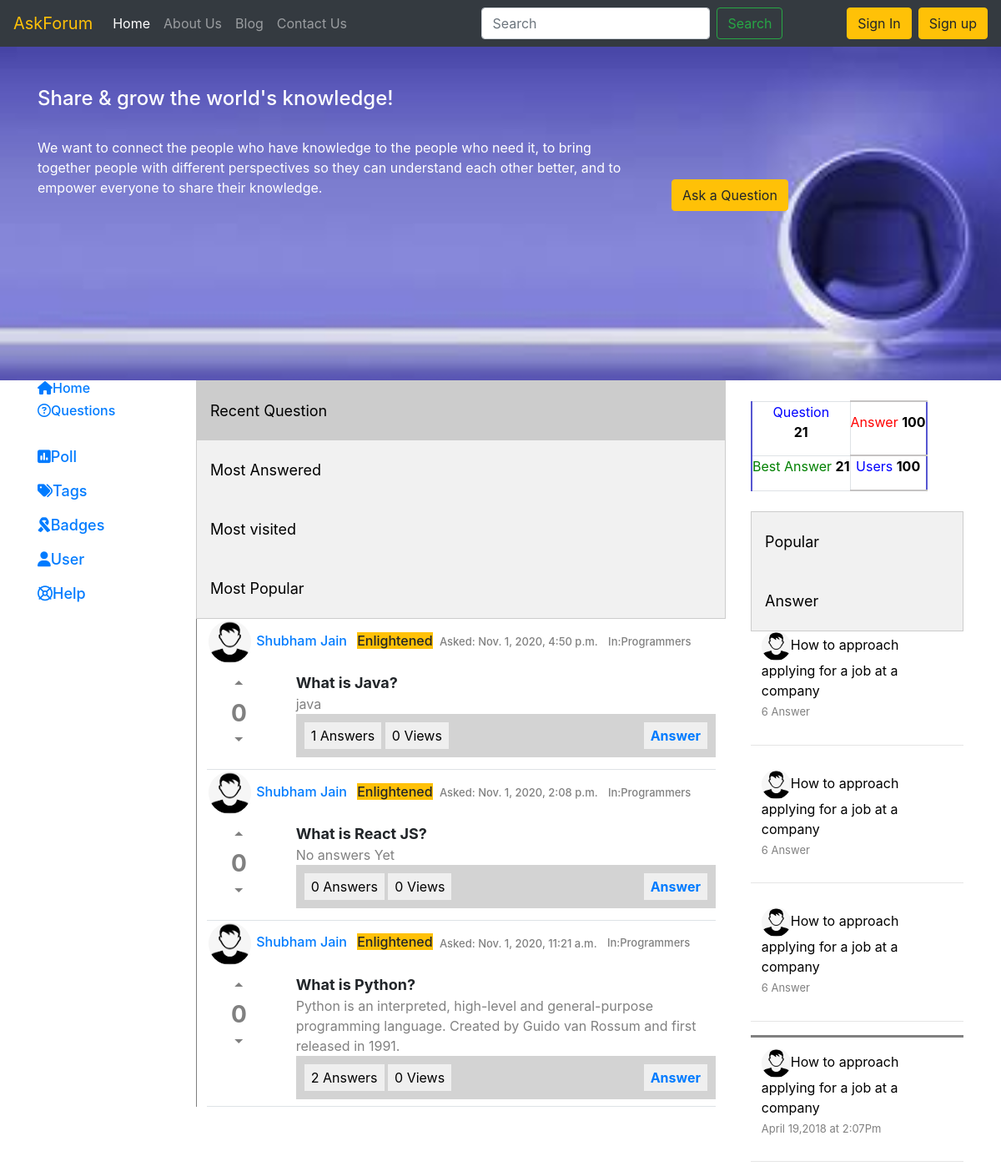
The app's page / (upper part), older data.
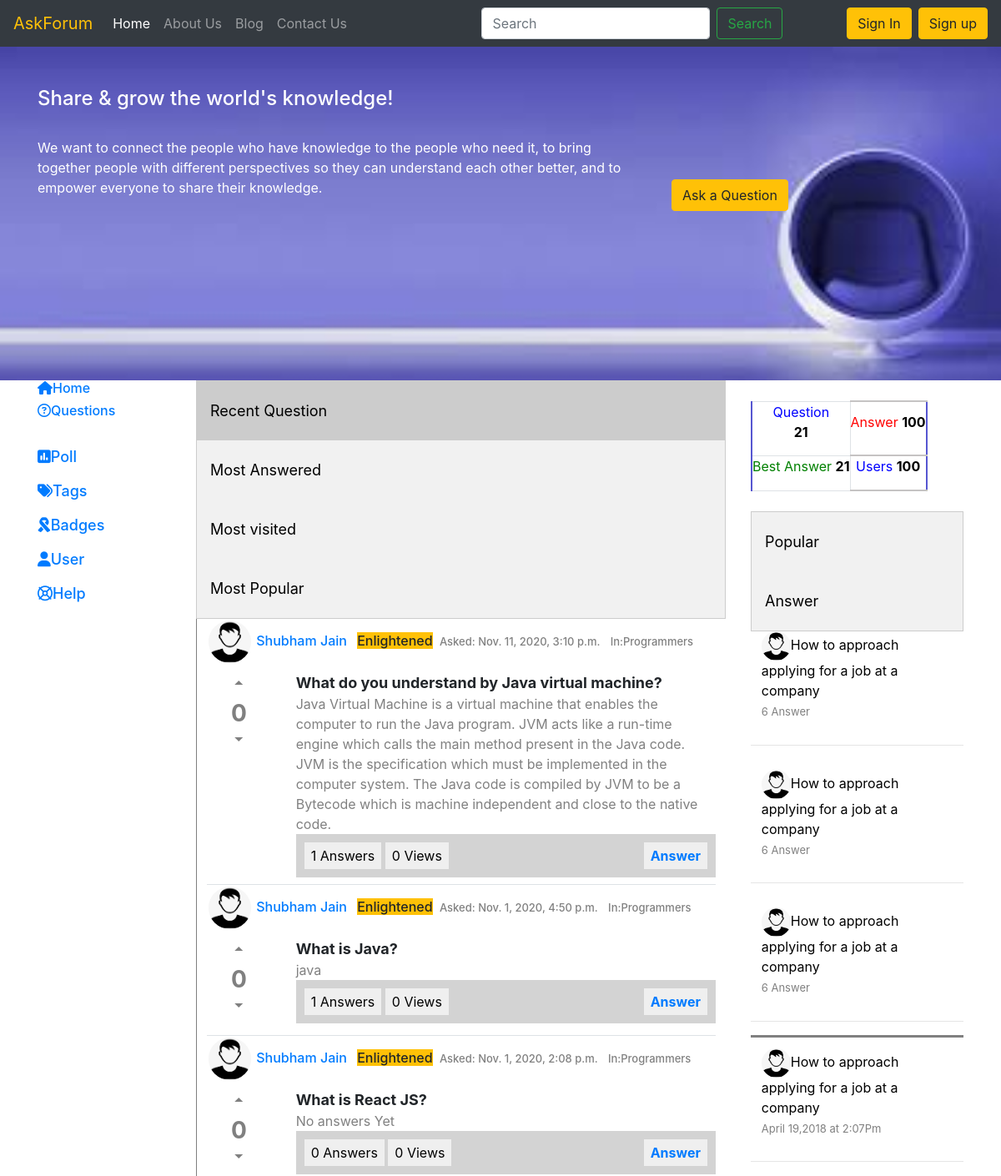
The same page, newer data.
### App/models.py (models this page shows, shortened)
class Questions(models.Model):
	questionId = models.UUIDField(default=uuid.uuid4, editable=True, unique=True)
	question = models.TextField()
	totalVotes = models.IntegerField(default=0,blank=True)
	date = models.DateTimeField(auto_now_add=True, blank=True)
	Views = models.IntegerField(default=0)
	User = models.ForeignKey(UserDetail,on_delete=models.CASCADE,related_name='userinfo')

class UserDetail(models.Model):
	UserId = models.CharField(max_length=50,default='',blank=True)
	FirstName = models.CharField(max_length=50,default='',blank=True)
	LastName = models.CharField(max_length=50,default='',blank=True)
	Phone = models.CharField(max_length=10,default='',blank=True)
	Password = models.CharField(max_length=100,default='',blank=True)
	Email = models.EmailField(blank=True)
	SecurityQuestion = models.CharField(max_length=150,default='',blank=True)
	SecurityAnswer = models.CharField(max_length=500,default='',blank=True)
	profilePic = models.ImageField(upload_to='media', default='media/user.png')
	Score = models.IntegerField(default=0)
	MALE = 'M'
	FEMALE = 'F'
	OTHER = 'O'
	GENDER_CHOICES = [
	    (MALE, 'Male'),
	    (FEMALE, 'Female'),
	    (OTHER, 'Other')
	    ]
	Gender = models.CharField(max_length=1,default='',choices=GENDER_CHOICES)

class Answers(models.Model):
	answerId = models.CharField(max_length=100,default='', unique=True)
	question = models.ForeignKey(Questions,on_delete=models.CASCADE)
	answer = models.TextField(blank=True)
	totalVotes = models.IntegerField(blank=True)
	date = models.DateTimeField(auto_now_add=True, blank=True)
	User = models.CharField(max_length=50,blank=True,default='')

### App/views.py (the view)
# urls.py: path('', views.index, name='index'),
def index(request):
	recentQuestions = Questions.objects.all().order_by('-date')
	Ans = []
	for qid in recentQuestions:
		allAnswers = Answers.objects.filter(question=qid)
		Ans.append(allAnswers)
	if request.session.has_key('user'):
		user = request.session['user']
		params = {'userloggedIn':user,'AllQuestions':zip(recentQuestions,Ans),'class_':'recent',}
	else:
		params = {'AllQuestions':zip(recentQuestions,Ans),'class_':'recent'}
	return render(request, "index.html", params)

### App/templates/index.html (shortened to what this page needs)
{% extends 'base.html' %}
{% load static %}
{% block body %}
    <div class="container">
        <div class="row">
            <div class="col-lg-2 col-md-2 col-sm-12 col-12">
                <a href="/" class="leftSideDivOpt">
                    <h6><i class="fas fa-home"></i>Home</h6>
                </a>
                <a href="#" class="leftSideDivOpt">
                    <h6>
                        <i class="far fa-question-circle"></i>Questions</h6>
                </a>
                <br>
                <a href="#" class="leftSideDivOpt">
                    <h6><i class="fas fa-poll"></i>Poll
                </a>
                <br><br>
                <a href="#" class="leftSideDivOpt">
                    <h6><i class="fas fa-tags"></i>Tags
                </a><br><br>
                <a href="#" class="leftSideDivOpt">
                    <h6><i class="fas fa-ribbon"></i>Badges
                </a><br><br>
                <a href="#" class="leftSideDivOpt">
                    <h6><i class="fas fa-user"></i>User
                </a><br><br>
                <a href="#" class="leftSideDivOpt">
                    <h6><i class="far fa-life-ring"></i>Help
                </a><br><br>
            </div>
            <div class="col-lg-7 col-md-7 col-sm-12 col-12">
                <div class="tab">
                    <a href="/recent/"><button class="tablinks {% if class_ == 'recent' %} active {% endif %}">Recent Question</button></a>
                    <a href="/mostAnswered/"><button class="tablinks {% if class_ == 'mostAnswered' %} active {% endif %}">Most Answered</button></a>
                    <a href="/mostVisited/"><button class="tablinks {% if class_ == 'mostVisited' %} active {% endif %}">Most visited</button></a>
                    <a href="/mostPopular/"><button class="tablinks {% if class_ == 'mostPopular' %} active {% endif %}">Most Popular</button></a>
                </div>
                <div id="Recent_Question" class="tabcontent" style="display: block;">
                    {% for question, Answers in AllQuestions %}
                    <div class="border-bottom pb-2">
                        <h6>
                            <img src="{{question.User.profilePic.url}}" class="midprofile">
                            <a href="/profile/{{question.User.UserId}}">
                            <span class="mr-2">{{question.User.FirstName}} {{question.User.LastName}}</span>
                            </a>
                            <span class="mr-1 btn-warning">Enlightened</span>
                            <span style="color:grey;font-size:small;">Asked:<span> {{question.date}}</span></span>
                            <span style="color:grey;font-size:small;" class="ml-2">In:<span>Programmers</span></span>
                            <br>
                        </h6>
                        <div class="row">
                            <div class="col-lg-2 col-md-2 col-sm-2 col-2">
                                <center>
                                    <h3 style="cursor: pointer;color:grey;font-weight: bolder;">
                                        <span onclick="votes('up--{{question.questionId}}')" data-href="{{question.questionId}}"
                                            class="material-icons" onclick="">
                                        </span><br>
                                        <span id="{{question.questionId}}">{{question.totalVotes}}</span><br>
                                        <span class="material-icons" onclick="votes('down--{{question.questionId}}')">
                                        </span></h3>
                                </center>
                            </div>
                            <div class="col-lg-10 col-md-10 col-sm-10 col-10">
                                <span style="font-size:large;font-weight: bold;">
                                {{question.question}}
                                </span>
                                <br>
                                <span style="color:gray">
                                    {% if not Answers %}
                                    <span> No answers Yet</span>
                                    {% endif %}
                                    {% for ans in Answers|slice:1  %}
                                    {{ans.answer  }}
                                    <br>
                                    {% endfor %}
                                    </span>
                                <div class="midDivinnerSect">
                                    <button>{{Answers|length}} Answers</button>
                                    <button>{{question.Views}} Views</button>
                                    <button class="float-right">
                                    <a href="/answer/{{question.questionId}}">
                                        <strong class='answer' data-href="{{question.questionId}}">Answer</strong></button>
                                </div>
                            </div>
                        </div>
                    </div>
                    {% endfor %}
                </div>
            </div>
            <div class="col-lg-3 col-md-3 col-sm-12 col-12">
                <div class="rightSideDiv">
                    <br>
                    <table>
                        <tr>
                            <td class="border">
                                <p style="color:blue;">Question<br>
                                    <strong style="color:black;">21</strong></p>
                            </td>
                            <td>
                                <p style="color:red;">Answer
                                    <strong style="color:black;">100</strong></p>
                            </td>
                        </tr>
                        <tr>
                            <td class="border">
                                <p style="color:green;">Best Answer
                                    <strong style="color:black;">21</strong></p>
                            </td>
                            <td>
                                <p style="color:blue;">Users
                                    <strong style="color:black;">100</strong></p>
                            </td>
                        </tr>
                    </table>
                    <br>
                    <div class="tab">
                        <button class="tablinks1" onclick="openCity1(event, 'RightPopular')">Popular</button>
                        <button class="tablinks1" onclick="openCity1(event, 'RightAnswer')">Answer</button>
                    </div>
                    <div id="RightPopular" class="tabcontent1">
                        <p><img src="{% static 'images/user.png' %}">How to approach applying for a job at a company<br>
                            <a href="#"><span>6 Answer</span></a></p>
                        <hr>
                        <p><img src="{% static 'images/user.png' %}">How to approach applying for a job at a company<br>
                            <a href="#"><span>6 Answer</span></a></p>
                        <hr>
                        <p><img src="{% static 'images/user.png' %}">How to approach applying for a job at a company<br>
                            <a href="#"><span>6 Answer</span></a></p>
                        <hr>
                    </div>
                    <div id="RightAnswer" class="tabcontent1">
                        <p><img src="{% static 'images/user.png' %}">How to approach applying for a job at a company<br>
                            <span>April 19,2018 at 2:07Pm</span></p>
                        <hr>
                    </div>
                </div>
            </div>
        </div>
    </div>
{% endblock %}

### App/templates/base.html (shortened to what this page needs)
{% load static %}
<!doctype html>
<html>
<head>
    <link rel="stylesheet" href="https://stackpath.bootstrapcdn.com/bootstrap/4.4.1/css/bootstrap.min.css">
    <link rel="stylesheet" href="https://stackpath.bootstrapcdn.com/font-awesome/4.7.0/css/font-awesome.min.css">
</head>
<body>
    <nav class="navbar navbar-expand-lg navbar-dark bg-dark">
        <a class="navbar-brand" href="/"><span class="text-warning">AskForum</span></a>
        <div class="collapse navbar-collapse" id="navbarTogglerDemo03">
            <ul class="navbar-nav mr-auto mt-2 mt-lg-0">
                <li class="nav-item active">
                    <a class="nav-link" href="/">Home <span class="sr-only">(current)</span></a>
                </li>
                <li class="nav-item">
                    <a class="nav-link" href="/about/">About Us</a>
                </li>
                <li class="nav-item">
                    <a class="nav-link " href="#" tabindex="-1">Blog</a>
                </li>
                <li class="nav-item">
                    <a class="nav-link " href="/contactus/" tabindex="-1">Contact Us</a>
                </li>
            </ul>
            <form class="form-inline my-2 my-lg-0 mx-auto" method="get" action="/search/">{% csrf_token %}
                <input class="form-control mr-sm-2" type="search" placeholder="Search" aria-label="Search" name="search">
                <button class="btn btn-outline-success my-2 my-sm-0" type="submit">Search</button>
            </form>
            {% if userloggedIn %}
            <a href="/logout/" class="btn btn-info mr-2">LogOut</a>
            {% else %}
            <a href="/login/" class="btn btn-warning mr-2">Sign In</a>
            <a href="/register/" class="btn btn-warning">Sign up</a>
            {% endif %}
        </div>
    </nav>
    <div class="bannerWrapper">
        <div class="container">
            <div class="row">
                <div class="col-lg-8 col-md-8 col-sm-12 col-12">
                    <br><br>
                    <h4>Share & grow the world's knowledge!</h4><br>
                    <p>We want to connect the people who have knowledge to the people who need it, to bring together
                        people with different perspectives so they can understand each other better, and to empower
                        everyone to share their knowledge.</p>
                </div>
                <div class="col-lg-4 col-md-4 col-sm-12 col-12">
                    <br><br>
                        <button type="button" id="questionModalButton" class="btn btn-warning" style="position:absolute;bottom:0;"  >
                            Ask a Question
                        </button>
                </div>
            </div>
        </div>
    </div>
    {% block body %}
    {% endblock %}
</body>
</html>

### App/static/css/index.css (style rules this page uses)
* { padding: 0; margin:0; box-sizing: border-box; }
.bannerWrapper { background-image: url('/static/images/banner.jpg'); background-position: center; background-repeat: no-repeat; background-size: cover; width:100%; height:50vh; color:#fff; }
.tab { overflow: hidden; border: 1px solid #ccc; background-color: #f1f1f1; }
.tab button { background-color: inherit; float: left; border: none; outline: none; cursor: pointer; padding: 14px 16px; transition: 0.3s; }
.tab button.active { background-color: #ccc; }
.tabcontent { display: none; padding: 6px 12px; border: 1px solid #ccc; border-top: none; }
table { border:1px solid rgb(197, 195, 195); }
tr { border-left:2px solid rgb(86, 86, 209); border-right:2px solid rgb(86, 86, 209); padding:5px; }
td { border-top:2px solid rgb(197, 195, 195); border-bottom:2px solid rgb(197, 195, 195); }
td p { text-align:center; }
.tabcontent1 img { width:35px; height:35px; border-radius:50%; vertical-align: middle; }
.tabcontent1 p { font-weight: inherit;; padding:5%; color:black; }
.tabcontent1 span { color:grey; font-size:small; }
#RightPopular { border-bottom:3px solid grey; }
.midprofile { width:55px; height:55px; padding:2px; border:1 px solid black; border-radius:50%; vertical-align: middle; }
.midDivinnerSect { background:lightgray; padding:2%; }
.midDivinnerSect button { padding:4px 8px; border:grey; outline:none; }
.leftSideDivOpt { font-size:large; font-size: bold; text-decoration: none; padding-top:20px; }

### App/static/css/profile.css (style rules this page uses)
* { margin:0; padding:0; box-sizing: border-box; }
.tab { float: left; border: 1px solid #ccc; background-color: #f1f1f1; width:100%; }
.tab button { display: block; background-color: inherit; color: black; padding: 22px 16px; width:100%; border: none; outline: none; text-align: left; cursor: pointer; transition: 0.3s; font-size:large; }
.tab button.active { background-color: #ccc; }
.tabcontent { float: left; padding: 0px 12px; border: 1px solid #ccc; border:none; border-left: 1px solid grey; display:none; }
.material-icons { color:grey; }

Row changes from the older to the newer data that the page shows:
no longer on this page (row unchanged): Questions: User.profilePic (placeholder picture), User.FirstName "Shubham", User.LastName "Jain", date "Nov. 1, 2020, 11:21 a.m.", totalVotes "0", question "What is Python?", Answers "2", Views "0"
no longer on this page (row unchanged): Answers: answer "Python is an interpreted, high-level and general-purpose programming language. Created by Guido van Rossum and first released in 1991.", shown under "Shubham"
added Questions: User.profilePic (placeholder picture), User.FirstName "Shubham", User.LastName "Jain", date "Nov. 11, 2020, 3:10 p.m.", totalVotes "0", question "What do you understand by Java virtual machine?", Answers "1", Views "0"
added Answers: answer "Java Virtual Machine is a virtual machine that enables the computer to run the Java program. JVM acts like a run-time engine which calls the main method present in the Java code. JVM is the specification which must be implemented in the computer system. The Java code is compiled by JVM to be a Bytecode which is machine independent and close to the native code.", shown under "Shubham"
